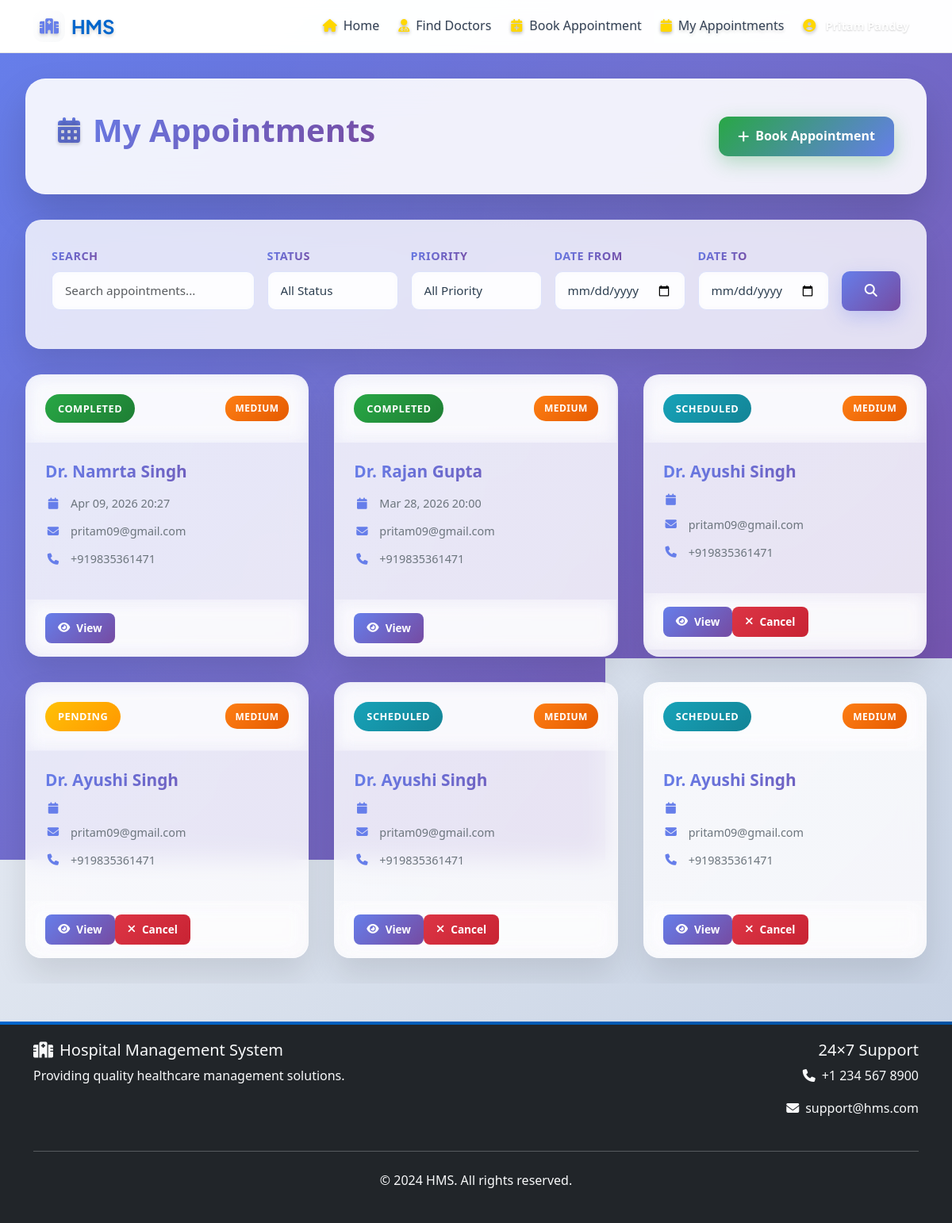
The app's page /appointments/my-appointments/ (signed in) with its own data.
### accounts/models.py (models this page shows, shortened)
class User(AbstractUser):
    ROLE_CHOICES = [
        ('ADMIN', 'Admin'),
        ('DOCTOR', 'Doctor'),
        ('PATIENT', 'Patient'),
    ]
    role = models.CharField(max_length=10, choices=ROLE_CHOICES, default='PATIENT')
    phone = PhoneNumberField(blank=True, null=True)
    profile_picture = models.ImageField(upload_to='profile_pics/', blank=True, null=True)
    date_of_birth = models.DateField(blank=True, null=True)
    address = models.TextField(blank=True)
    created_at = models.DateTimeField(auto_now_add=True)
    updated_at = models.DateTimeField(auto_now=True)
    class Meta:
        db_table = 'auth_user'
        verbose_name = 'User'
        verbose_name_plural = 'Users'
    def get_profile_picture_url(self):
        if self.profile_picture:
            return self.profile_picture.url
        return '/static/img/default-avatar.png'

### appointments/models.py (models this page shows, shortened)
class Appointment(models.Model):
    STATUS_CHOICES = [
        ('SCHEDULED', 'Scheduled'),
        ('COMPLETED', 'Completed'),
        ('CANCELLED', 'Cancelled'),
        ('EXPIRED', 'Expired'),
        ('PENDING', 'Pending'),
        ('PENDING_PAYMENT', 'Pending Payment'),
        ('PAYMENT_SUCCESSFUL', 'Payment Successful'),
    ]
    PRIORITY_CHOICES = [
        ('LOW', 'Low'),
        ('MEDIUM', 'Medium'),
        ('HIGH', 'High'),
    ]
    NOTIFICATION_CHOICES = [
        ('EMAIL', 'Email'),
        ('SMS', 'SMS'),
        ('BOTH', 'Both'),
    ]
    patient = models.ForeignKey(User, on_delete=models.CASCADE, related_name='patient_appointments')
    doctor = models.ForeignKey(User, on_delete=models.CASCADE, related_name='doctor_appointments')
    appointment_date = models.DateTimeField(null=True, blank=True)
    status = models.CharField(max_length=20, choices=STATUS_CHOICES, default='PENDING')
    priority = models.CharField(max_length=10, choices=PRIORITY_CHOICES, default='MEDIUM')
    notes = models.TextField(blank=True, null=True)
    patient_name = models.CharField(max_length=100, blank=True)
    patient_email = models.EmailField(blank=True)
    patient_phone = models.CharField(max_length=20, blank=True)
    patient_age = models.IntegerField(null=True, blank=True)
    patient_gender = models.CharField(max_length=10, blank=True)
    patient_address = models.TextField(blank=True)
    reason = models.TextField(blank=True, null=True)
    notification_preference = models.CharField(max_length=10, choices=NOTIFICATION_CHOICES, default='EMAIL')
    doctor_confirmed = models.BooleanField(default=False)
    doctor_notes = models.TextField(blank=True, null=True)
    confirmed_at = models.DateTimeField(null=True, blank=True)
    email_sent = models.BooleanField(default=False)
    sms_sent = models.BooleanField(default=False)
    last_notification_at = models.DateTimeField(null=True, blank=True)
    follow_up_date = models.DateTimeField(null=True, blank=True)
    follow_up_notes = models.TextField(blank=True, null=True)
    follow_up_completed = models.BooleanField(default=False)
    payment_method = models.CharField(max_length=20, choices=[
        ('CARD', 'Credit/Debit Card'),
        ('UPI', 'UPI'),
        ('NET_BANKING', 'Net Banking'),
    ], blank=True, null=True)
    payment_status = models.CharField(max_length=20, choices=[
        ('PENDING', 'Pending'),
        ('SUCCESSFUL', 'Successful'),
        ('FAILED', 'Failed'),
    ], default='PENDING', blank=True)
    payment_amount = models.DecimalField(max_digits=10, decimal_places=2, default=0, blank=True)
    payment_transaction_id = models.CharField(max_length=100, blank=True, null=True)
    paid_at = models.DateTimeField(null=True, blank=True)
    created_at = models.DateTimeField(auto_now_add=True)
    updated_at = models.DateTimeField(auto_now=True)
    class Meta:
        ordering = ['-appointment_date', '-created_at']
    def can_cancel(self):
        if self.status in ['CANCELLED', 'COMPLETED', 'EXPIRED']:
            return False
        if self.appointment_date and self.appointment_date <= timezone.now() - timezone.timedelta(hours=2):
            return False
        return True
        if self.status == 'SCHEDULED':
            return appointment_date >= today
        if self.status == 'PENDING':
            return appointment_date >= today
        return False

### appointments/views.py (the view)
# urls.py: path('my-appointments/', views.my_appointments, name='my_appointments'),
@login_required
def my_appointments(request):
    user = request.user
    if user.role == 'PATIENT':
        appointments = Appointment.objects.filter(patient=user).order_by('-appointment_date')
    elif user.role == 'DOCTOR':
        appointments = Appointment.objects.filter(doctor=user).order_by('-appointment_date')
    else:
        appointments = Appointment.objects.all().order_by('-appointment_date')
    search = request.GET.get('search')
    status = request.GET.get('status')
    priority = request.GET.get('priority')
    date_from = request.GET.get('date_from')
    date_to = request.GET.get('date_to')
    if search:
        appointments = appointments.filter(
            Q(patient_name__icontains=search) |
            Q(patient_email__icontains=search)
        )
    if status:
        appointments = appointments.filter(status=status)
    if priority:
        appointments = appointments.filter(priority=priority)
    if date_from:
        appointments = appointments.filter(appointment_date__date__gte=date_from)
    if date_to:
        appointments = appointments.filter(appointment_date__date__lte=date_to)
    paginator = Paginator(appointments, 10)
    page_number = request.GET.get('page')
    page_obj = paginator.get_page(page_number)
    context = {
        'page_obj': page_obj,
        'is_doctor': user.role == 'DOCTOR',
    }
    return render(request, 'appointments/my_appointments.html', context)

### templates/appointments/my_appointments.html (shortened to what this page needs)
{% extends 'base.html' %}
{% block content %}
<div class="appointments-container">
    <div class="appointments-header">
        <div class="d-flex justify-content-between align-items-center">
            <h1 class="appointments-title">
                <i class="fas fa-calendar-alt"></i>
                My Appointments
            </h1>
            {% if user.role == 'PATIENT' %}
                <a href="{% url 'appointments:book_appointment' %}" class="btn-book-appointment">
                    <i class="fas fa-plus"></i>
                    Book Appointment
                </a>
            {% endif %}
        </div>
    </div>
    <div class="search-section">
        <form method="get" class="row g-3">
            <div class="col-md-3">
                <div class="mb-3">
                    <label class="form-label">Search</label>
                    <input type="text" class="form-control" name="search"
                           value="{{ request.GET.search }}" placeholder="Search appointments...">
                </div>
            </div>
            <div class="col-md-2">
                <div class="mb-3">
                    <label class="form-label">Status</label>
                    <select class="form-select" name="status">
                        <option value="">All Status</option>
                    </select>
                </div>
            </div>
            <div class="col-md-2">
                <div class="mb-3">
                    <label class="form-label">Priority</label>
                    <select class="form-select" name="priority">
                        <option value="">All Priority</option>
                    </select>
                </div>
            </div>
            <div class="col-md-2">
                <div class="mb-3">
                    <label class="form-label">Date From</label>
                    <input type="date" class="form-control" name="date_from"
                           value="{{ request.GET.date_from }}">
                </div>
            </div>
            <div class="col-md-2">
                <div class="mb-3">
                    <label class="form-label">Date To</label>
                    <input type="date" class="form-control" name="date_to"
                           value="{{ request.GET.date_to }}">
                </div>
            </div>
            <div class="col-md-1">
                <label class="form-label">&nbsp;</label>
                <div>
                    <button type="submit" class="btn-search w-100">
                        <i class="fas fa-search"></i>
                    </button>
                </div>
            </div>
        </form>
    </div>
    {% if page_obj %}
        <div class="appointments-grid">
            {% for appointment in page_obj %}
                <div class="appointment-card">
                    <div class="appointment-header">
                        <span class="status-badge status-{{ appointment.status|lower }}">
                            {{ appointment.get_status_display }}
                        </span>
                        <span class="priority-badge priority-{{ appointment.priority|lower }}">
                            {{ appointment.get_priority_display }}
                        </span>
                    </div>
                    <div class="appointment-body">
                        <h6 class="appointment-title">
                            {% if user.role == 'DOCTOR' %}
                                {{ appointment.patient_name }}
                            {% else %}
                                Dr. {{ appointment.doctor.get_full_name }}
                            {% endif %}
                        </h6>
                        <div class="appointment-info">
                            <div class="appointment-info-item">
                                <i class="fas fa-calendar"></i>
                                <span>{{ appointment.appointment_date|date:"M d, Y H:i" }}</span>
                            </div>
                            <div class="appointment-info-item">
                                <i class="fas fa-envelope"></i>
                                <span>{{ appointment.patient_email }}</span>
                            </div>
                            <div class="appointment-info-item">
                                <i class="fas fa-phone"></i>
                                <span>{{ appointment.patient_phone }}</span>
                            </div>
                        </div>
                    </div>
                    <div class="appointment-footer">
                        <div class="btn-group w-100" role="group">
                            <a href="{% url 'appointments:appointment_detail' appointment.pk %}"
                               class="btn-action btn-view">
                                <i class="fas fa-eye"></i>View
                            </a>
                            {% if appointment.can_cancel %}
                                <a href="{% url 'appointments:cancel_appointment' appointment.pk %}"
                                   class="btn-action btn-cancel">
                                    <i class="fas fa-times"></i>Cancel
                                </a>
                            {% endif %}
                                                    </div>
                    </div>
                </div>
            {% endfor %}
        </div>
    {% endif %}
</div>
{% endblock %}

### templates/base.html (shortened to what this page needs)
<!DOCTYPE html>
<html lang="en">
<head>
    {% load static %}
    <link href="https://cdn.jsdelivr.net/npm/bootstrap@5.3.0/dist/css/bootstrap.min.css" rel="stylesheet">
    <link rel="stylesheet" href="https://cdnjs.cloudflare.com/ajax/libs/font-awesome/6.4.0/css/all.min.css">
    <link rel="stylesheet" href="{% static 'css/enhanced-theme-v2.css' %}">
    <link rel="stylesheet" href="{% static 'css/style.css' %}">
</head>
<body>
    <nav class="navbar navbar-expand-lg" id="mainNav">
        <div class="container">
            <a class="navbar-brand" href="{% url 'dashboard:home' %}">
                <div class="brand-icon">
                    <i class="fas fa-hospital"></i>
                </div>
                <span class="brand-text">HMS</span>
            </a>
            <div class="collapse navbar-collapse" id="navbarNav">
                <ul class="navbar-nav">
                    {% if user.is_authenticated %}
                        <li class="nav-item">
                            <a class="nav-link" href="{% url 'dashboard:home' %}">
                                <i class="fas fa-home me-2"></i>Home
                            </a>
                        </li>
                        {% if user.role == 'DOCTOR' %}
                            <li class="nav-item">
                                <a class="nav-link" href="{% url 'appointments:doctor_dashboard' %}">
                                    <i class="fas fa-calendar-check me-2"></i>My Appointments
                                </a>
                            </li>
                        {% elif user.role == 'PATIENT' %}
                            <li class="nav-item">
                                <a class="nav-link" href="{% url 'accounts:doctor_list' %}">
                                    <i class="fas fa-user-md me-2"></i>Find Doctors
                                </a>
                            </li>
                            <li class="nav-item">
                                <a class="nav-link" href="{% url 'appointments:book_appointment' %}">
                                    <i class="fas fa-calendar-plus me-2"></i>Book Appointment
                                </a>
                            </li>
                            <li class="nav-item">
                                <a class="nav-link" href="{% url 'appointments:my_appointments' %}">
                                    <i class="fas fa-calendar me-2"></i>My Appointments
                                </a>
                            </li>
                        {% endif %}
                        <li class="nav-item">
                            <a class="nav-link" href="{% url 'accounts:profile' %}">
                                <i class="fas fa-user-circle me-2"></i>
                                <span class="user-name">{{ user.get_full_name|default:user.username }}</span>
                            </a>
                        </li>
                    {% endif %}
                </ul>
            </div>
        </div>
    </nav>
    <main>
        {% block content %}{% endblock %}
    </main>
    <footer class="bg-dark text-light py-4 mt-5">
        <div class="container">
            <div class="row">
                <div class="col-md-6">
                    <h5><i class="fas fa-hospital me-2"></i>Hospital Management System</h5>
                    <p>Providing quality healthcare management solutions.</p>
                </div>
                <div class="col-md-6 text-md-end">
                    <h5>24×7 Support</h5>
                    <p><i class="fas fa-phone me-2"></i>+1 234 567 8900</p>
                    <p><i class="fas fa-envelope me-2"></i>support@hms.com</p>
                </div>
            </div>
            <hr class="my-4">
            <div class="text-center">
                <p>&copy; 2024 HMS. All rights reserved.</p>
            </div>
        </div>
    </footer>
</body>
</html>

### static/css/style.css (style rules this page uses)
:root { --primary-color: #0d6efd; --secondary-color: #6c757d; --success-color: #198754; --danger-color: #dc3545; --warning-color: #ffc107; --info-color: #0dcaf0; --light-color: #f8f9fa; --dark-color: #212529; }
body { font-family: 'Segoe UI', Tahoma, Geneva, Verdana, sans-serif; line-height: 1.6; color: #333; }
.navbar-brand { font-weight: bold; font-size: 1.5rem; }
.status-scheduled { background-color: var(--info-color); }
.status-completed { background-color: var(--success-color); }
.form-control, .form-select { border-radius: 5px; border: 1px solid #ddd; transition: border-color 0.3s ease; }
footer { margin-top: auto; }

### records on screen
Appointment: status "COMPLETED", priority "MEDIUM", doctor.get_full_name "Namrta Singh", appointment_date "Apr 09, 2026 20:27", patient_email "pritam09@gmail.com", patient_phone "+919835361471"
Appointment: status "COMPLETED", priority "MEDIUM", doctor.get_full_name "Rajan Gupta", appointment_date "Mar 28, 2026 20:00", patient_email "pritam09@gmail.com", patient_phone "+919835361471"
Appointment: status "SCHEDULED", priority "MEDIUM", doctor.get_full_name "Ayushi Singh", patient_email "pritam09@gmail.com", patient_phone "+919835361471", shows "Cancel"
Appointment: status "PENDING", priority "MEDIUM", doctor.get_full_name "Ayushi Singh", patient_email "pritam09@gmail.com", patient_phone "+919835361471", shows "Cancel"
Appointment: status "SCHEDULED", priority "MEDIUM", doctor.get_full_name "Ayushi Singh", patient_email "pritam09@gmail.com", patient_phone "+919835361471", shows "Cancel"
Appointment: status "SCHEDULED", priority "MEDIUM", doctor.get_full_name "Ayushi Singh", patient_email "pritam09@gmail.com", patient_phone "+919835361471", shows "Cancel"

### other values on screen
{{ user.get_full_name|default:user.username }} "Pritam Pandey"
